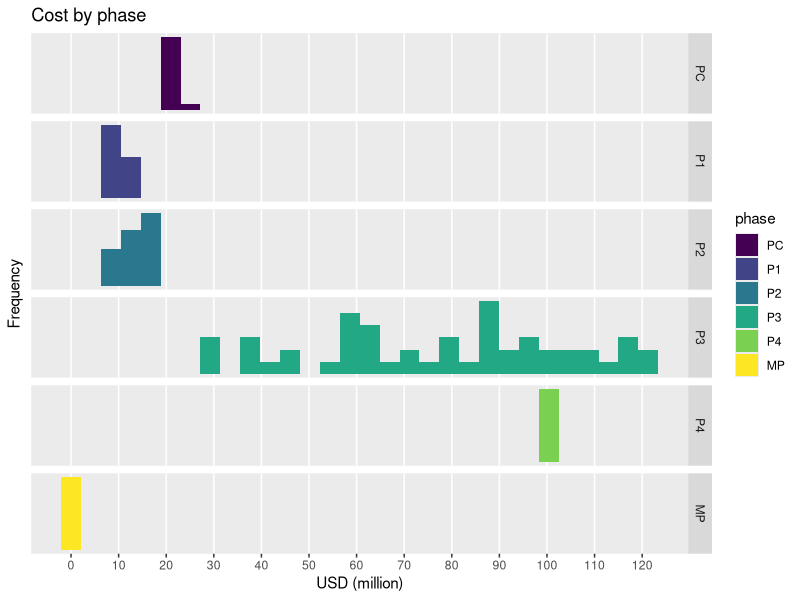
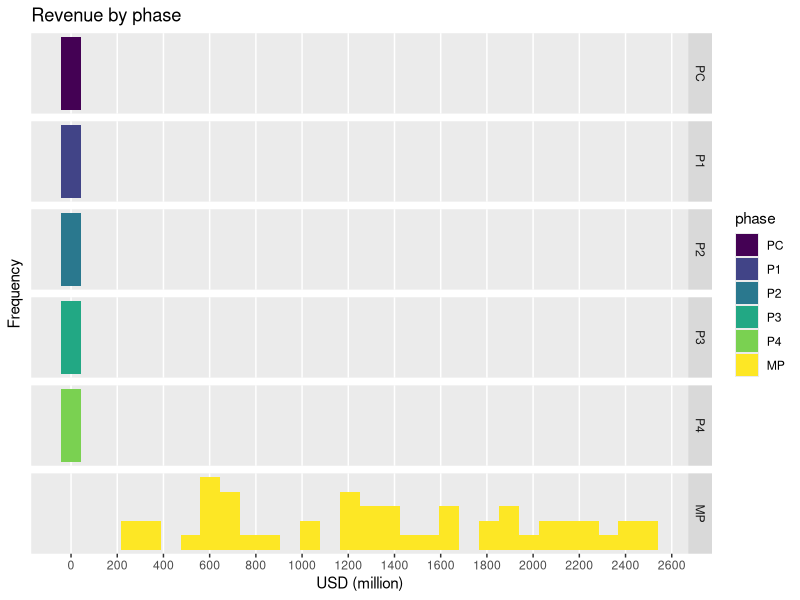
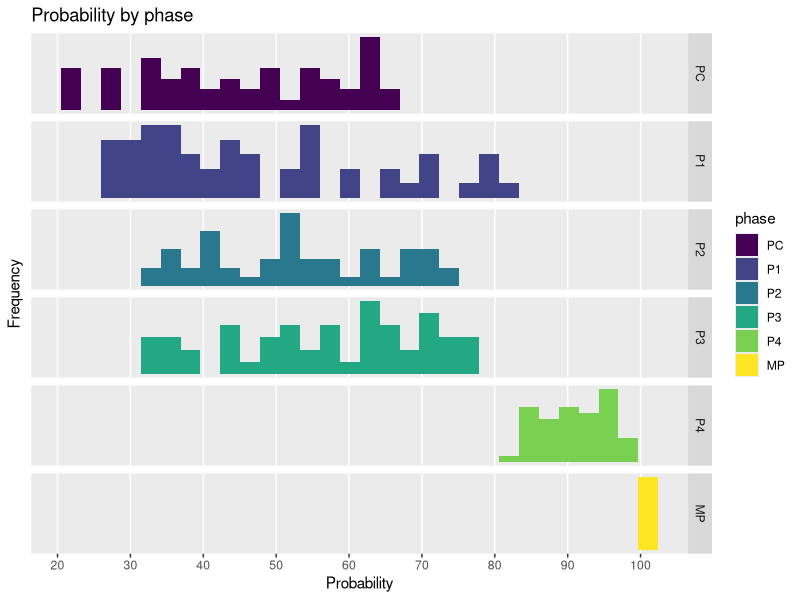
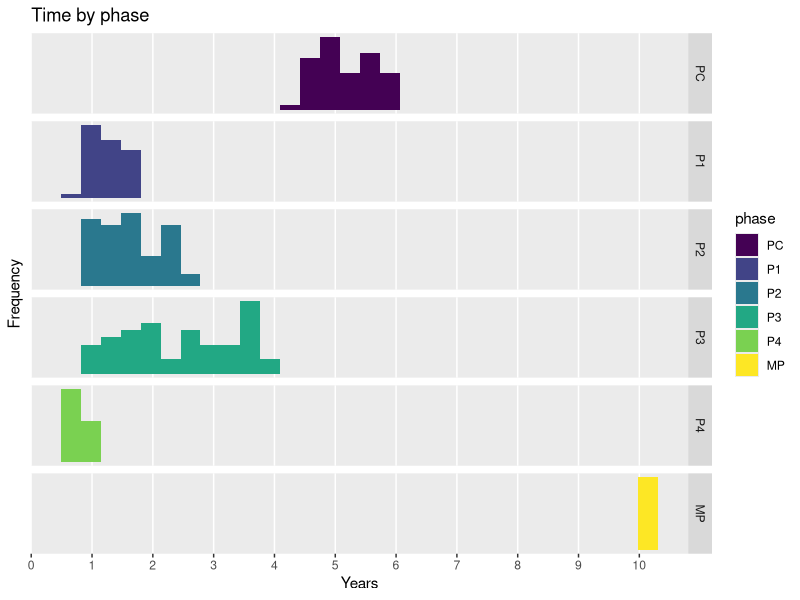
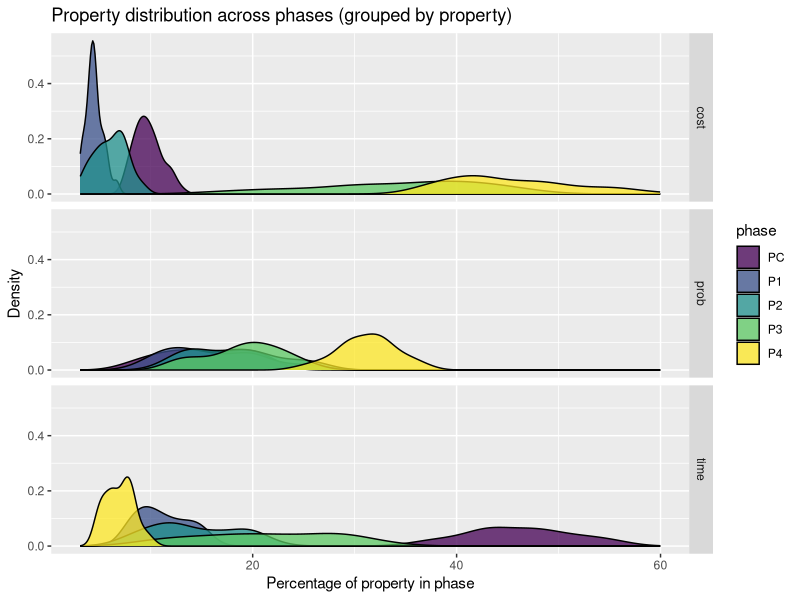
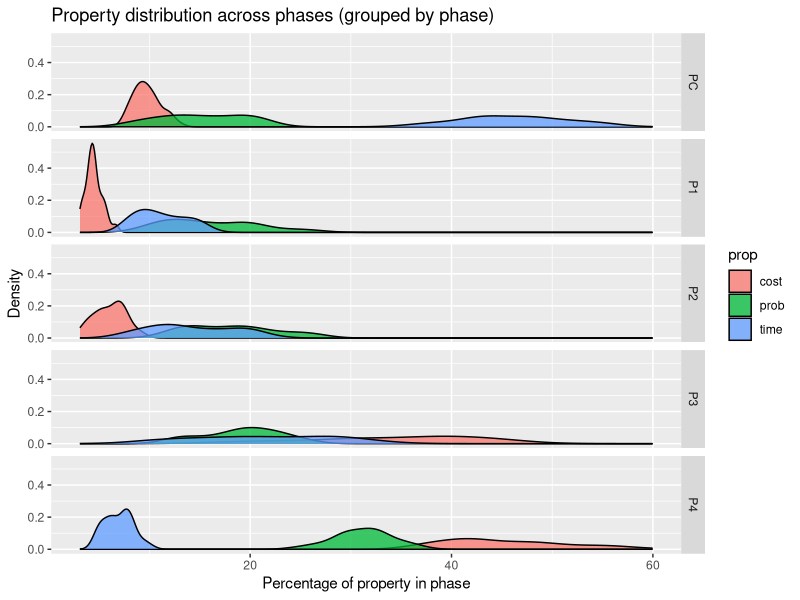
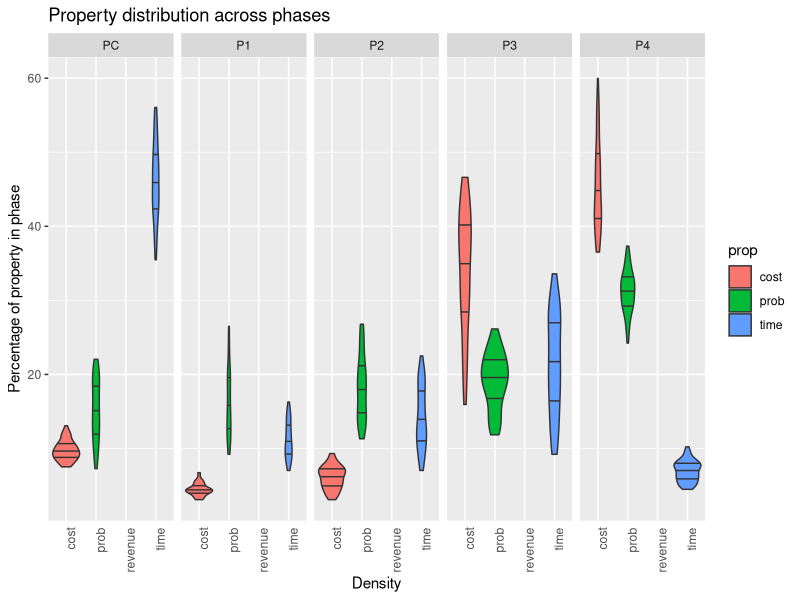
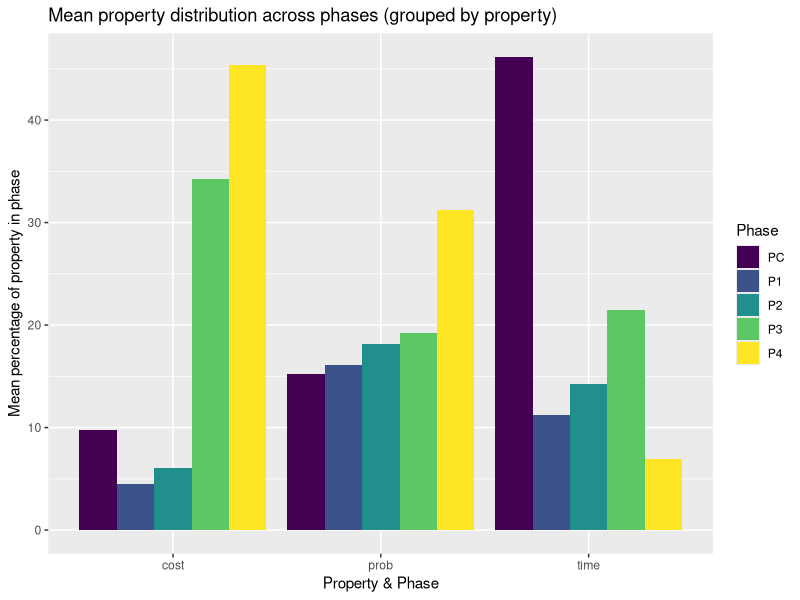

These figures' R source, in order:
# Dependencies
library(dplyr)
library(forcats)
library(ggplot2)
library(ggridges)
library(tidyr)

# Visual config
options(tibble.width = Inf) # Always print all tibble cols

# Data config
set.seed(1)
N     = 50
YEARS = 25


# Factors
PHASES <- c('PC','P1','P2','P3','P4','MP')


# ========= SAMPLING ================

# Same across all phases
discount.rate <- runif(N, 0.09, 0.24)

# Sample: Pre Clinical
pc <- tibble(subject=1:N, phase=factor('PC', levels=PHASES, ordered=TRUE))
pc$time             <- runif(N, min=4.3, max=6)
pc$cost             <- runif(N, min=19, max=23.2)
pc$revenue          <- rep(0, N)
pc$prob             <- runif(N, min=0.175, max=0.69)
pc$discount.rate    <- discount.rate

# Sample: Phase 1
p1 <- tibble(subject=1:N, phase=factor('P1', levels=PHASES, ordered=TRUE))
p1$time             <- runif(N, min=0.75, max=1.8)
p1$prob             <- runif(N, min=0.25, max=0.837)
p1$cost             <- runif(N, min=7.3, max=12)
p1$revenue          <- rep(0, N)
p1$discount.rate    <- discount.rate

# Sample: Phase 2
p2 <- tibble(subject=1:N, phase=factor('P2', levels=PHASES, ordered=TRUE))
p2$time             <- runif(N, min=0.75, max=2.5)
p2$revenue          <- rep(0, N)
p2$cost             <- runif(N, min=7.12, max=18.72)
p2$prob             <- runif(N, min=0.34, max=0.74)
p2$discount.rate    <- discount.rate

# Sample: Phase 3
p3 <- tibble(subject=1:N, phase=factor('P3', levels=PHASES, ordered=TRUE))
p3$cost             <- runif(N, min=26.88, max=121.68)
p3$prob             <- runif(N, min=0.314, max=0.786)
p3$time             <- runif(N, min=0.83, max=3.9)
p3$revenue          <- rep(0, N)
p3$discount.rate    <- discount.rate

# Sample: Phase 4
p4 <- tibble(subject=1:N, phase=factor('P4', levels=PHASES, ordered=TRUE))
p4$time             <- runif(N, min=0.5, max=1.04)
p4$prob             <- runif(N, min=0.83, max=0.99)
p4$cost             <- rep(98.297168, N)
p4$revenue          <- rep(0, N)
p4$discount.rate    <- discount.rate

# Sample: Market sales
sales <- tibble(subject=1:N, phase=factor('MP', levels=PHASES, ordered=TRUE))
sales$prob          <- 1
sales$cost          <- 0
sales$revenue       <- runif(N, min=218, max=2500)
sales$time          <- 10
sales$discount.rate <- discount.rate

# Combine all phases into single dataset
phases <- bind_rows(pc, p1, p2, p3, p4, sales)

# Group by subject
phases <- phases %>% group_by(subject)

# ========= END SAMPLING ================



# Add: timestamps to every observation
phases <- phases %>% mutate(t = cumsum(time) - time)

# Compute: precompute cashflow since it's used alot
phases$cashflow <- phases$revenue - phases$cost

# Compute: cumulative phase properties
phases <- phases %>% group_by(subject) %>%
  mutate(cum_cost = cumsum(cost),
         cum_revenue = cumsum(revenue),
         cum_time    = cumsum(time),
         cum_prob    = cumprod(prob))


# Compute: Cost/revenue slopes and offsets to allow computing discrete
# cashflows for years TODO: Separate market into separate dataset and then do
# the yearly2 calc for two datasets so that we don't have to deal with
# exceptions and instead simply assume that everything is either constantly or
# linearly distributed in the development and market data set respectively.
phases$cost.a     <- ifelse(phases$phase=='MP', ((phases$cost * 2 / (phases$time + 1)) / phases$time), 0)
phases$cost.b     <- ifelse(phases$phase=='MP', 0, (phases$cost / phases$time))
phases$revenue.a  <- ifelse(phases$phase=='MP', ((phases$revenue * 2 / (phases$time + 1)) / phases$time), 0)
phases$revenue.b  <- ifelse(phases$phase=='MP', 0, (phases$revenue / phases$time))
phases$prob.a     <- 0
phases$prob.b     <- phases$prob ^ (1/phases$time)


# Plot: phase property distributions
ggplot(phases, aes(cost, fill=phase)) +
  geom_histogram() +
  facet_grid(phase ~ ., scale='free_y') +
  theme(axis.text.y=element_blank(), axis.ticks.y=element_blank(),
        panel.grid.minor.y=element_blank(),
        panel.grid.minor.x=element_blank(),
        panel.grid.major.y=element_blank()) +
  scale_x_continuous(breaks = scales::pretty_breaks(n = 12)) +
  ggtitle('Cost by phase') + xlab('USD (million)') + ylab('Frequency')
ggplot(phases, aes(revenue, fill=phase)) +
  geom_histogram() +
  facet_grid(phase ~ ., scale='free_y') +
  theme(axis.text.y=element_blank(), axis.ticks.y=element_blank(),
        panel.grid.minor.y=element_blank(),
        panel.grid.minor.x=element_blank(),
        panel.grid.major.y=element_blank()) +
  scale_x_continuous(breaks = scales::pretty_breaks(n = 12)) +
  ggtitle('Revenue by phase') + xlab('USD (million)') + ylab('Frequency')
ggplot(phases, aes(prob*100, fill=phase)) +
  geom_histogram() +
  facet_grid(phase ~ ., scale='free_y') +
  theme(axis.text.y=element_blank(), axis.ticks.y=element_blank(),
        panel.grid.minor.y=element_blank(),
        panel.grid.minor.x=element_blank(),
        panel.grid.major.y=element_blank()) +
  scale_x_continuous(breaks = scales::pretty_breaks(n = 12)) +
  ggtitle('Probability by phase') + xlab('Probability') + ylab('Frequency')
ggplot(phases, aes(time, fill=phase)) +
  geom_histogram() +
  facet_grid(phase ~ ., scale='free_y') +
  theme(axis.text.y=element_blank(), axis.ticks.y=element_blank(),
        panel.grid.minor.y=element_blank(),
        panel.grid.minor.x=element_blank(),
        panel.grid.major.y=element_blank()) +
  scale_x_continuous(breaks = scales::pretty_breaks(n = 12)) +
  ggtitle('Time by phase') + xlab('Years') + ylab('Frequency')

# Transform: phase properties to long from wide
phase_props <- phases %>%
  filter(phase != 'MP') %>%
  select(1:6) %>%
  gather(key='prop', value='value', 3:6) %>%
  group_by(subject, prop) %>%
  mutate(total = sum(value),
         ratio = value / total) # NOTE: will cause NaN if 0/0

# Transform: cumulative phase properties to long from wide
cum_phase_props <- phases %>%
  filter(phase != 'MP') %>%
  select(c(1, 2, cum_cost:cum_prob)) %>%
  gather(key='prop', value='value', cum_cost:cum_prob)

# Plot: property distribution across phases
ggplot(filter(phase_props, !is.na(ratio)), aes(ratio*100, fill=phase)) +
  geom_density(alpha=0.75) +
  ggtitle('Property distribution across phases (grouped by property)') +
  facet_grid(prop ~ .) +
  xlab('Percentage of property in phase') + ylab('Density')
ggplot(phase_props, aes(ratio*100, fill=prop)) +
  geom_density(alpha=0.75) +
  ggtitle('Property distribution across phases (grouped by phase)') +
  facet_grid(phase ~ .) +
  xlab('Percentage of property in phase') + ylab('Density')
ggplot(phase_props, aes(x=prop,y=ratio*100, fill=prop)) +
  geom_violin(draw_quantiles=c(0.25, 0.5, 0.75)) +
  ggtitle('Property distribution across phases') +
  facet_grid(~ phase) +
  theme(axis.text.x = element_text(angle = 90, hjust = 1),
        axis.ticks.x=element_blank()) +
  ylab('Percentage of property in phase') + xlab('Density')

# Summarize: property distribution across phases
phase_props_summary <- phase_props %>%
  group_by(phase, prop) %>%
  summarise(ratio.mean = mean(ratio))

# Plot: summary of property distribution across phases
ggplot(filter(phase_props_summary, is.finite(ratio.mean)), aes(x=prop, y=ratio.mean * 100)) +
  geom_bar(stat='identity', aes(fill=phase), position='dodge') +
  labs(fill='Phase') +
  xlab('Property & Phase') + ylab('Mean percentage of property in phase') +
  ggtitle('Mean property distribution across phases (grouped by property)')

# Plot: cumulative properties per phase (density plot)
ggplot(filter(cum_phase_props, prop!='cum_revenue'),
       aes(value, fill=phase)) +
  facet_wrap(prop ~ ., scale='free', ncol=1) +
  geom_density(alpha=0.75) +
  theme(axis.text.y=element_blank(), axis.ticks.y=element_blank(),
        panel.grid.minor.y=element_blank(),
        panel.grid.minor.x=element_blank(),
        panel.grid.major.y=element_blank()) +
  scale_x_continuous(breaks = scales::pretty_breaks(n = 10)) +
  ggtitle('Cumulative properties by end of phase') +
  ylab('Frequency') + xlab(element_blank()) + labs(fill='Phase')

# Plot: cumulative properties per phase (violin plot)
ggplot(filter(cum_phase_props, prop!='cum_revenue'),
       aes(phase, value, fill=phase)) +
  geom_violin(draw_quantiles=c(0.25, 0.5, 0.75), alpha=0.75) +
  facet_wrap(prop ~ ., scale='free', ncol=1) +
  ggtitle('Cumulative properties by end of phase') +
  xlab('Phase') + ylab(element_blank()) + labs(fill='Phase')



# Transform: Cartesian product of phases (phase from phase)
phases_from_phases <- tibble()
for (from in PHASES) {
  pfp <- phases %>%
    filter(phase >= from) %>%
    group_by(subject) %>%
    transmute(phase = phase,
           from = factor(from, levels=PHASES, ordered=TRUE),
           time.to = cumsum(time) - time,
           # Compute: PVs
           cost.pv    = cost / ((1 + discount.rate) ^ time.to),
           revenue.pv = revenue / ((1 + discount.rate) ^ time.to))
  phases_from_phases <- bind_rows(phases_from_phases, pfp)
}


# Plot: PV of different properties from different phases (violin matrices)
ggplot(filter(phases_from_phases, cost.pv>0), aes(phase, cost.pv, fill=from)) +
  geom_violin(draw_quantiles=c(0.25, 0.5, 0.75), alpha=0.75) +
  ggtitle('Cost PV (present value) from the perspective of different phases') +
  facet_grid(rows=vars(from), cols=vars(phase), scales='free')
ggplot(filter(phases_from_phases, revenue.pv>0), aes(phase, revenue.pv, fill=from)) +
  geom_violin(draw_quantiles=c(0.25, 0.5, 0.75), alpha=0.75) +
  ggtitle('Revenue PV (present value) from the perspective of different phases')
  #facet_grid(rows=vars(from), cols=vars(phase), scales='free')
ggplot(filter(phases_from_phases, (revenue.pv-cost.pv)!=0), aes(phase, (revenue.pv-cost.pv), fill=from)) +
  geom_violin(draw_quantiles=c(0.25, 0.5, 0.75), alpha=0.75) +
  ggtitle('PV (present value) from the perspective of different phases') +
  facet_grid(rows=vars(from), cols=vars(phase), scales='free')

# Plot: PV of different properties from different phases (density plots)
# TODO: Why is P4 from P4 not a single line since it's a constant value?
# SOLUTION: Increase bandwidth (bw). Not sure if it's an appropriate solution
# though. Or switch to histograms.
phases_from_phases %>% filter(cost.pv > 0) %>%
  ggplot(aes(cost.pv, fill=from)) +
  geom_density(alpha=0.3) +
  ggtitle('Cost PV (present value) from the perspective of different phases') +
  facet_grid(phase ~ ., scales='free_y') +
  theme(axis.text.y = element_blank(), axis.ticks.y = element_blank()) +
  xlab('PV (million USD)') + ylab('Density')
phases_from_phases %>% filter(revenue.pv > 0) %>%
  ggplot(aes(revenue.pv, fill=from)) +
  geom_density(alpha=0.3) +
  ggtitle('Revenue PV (present value) from the perspective of different phases') +
  facet_grid(phase ~ ., scales='free_y') +
  theme(axis.text.y = element_blank(), axis.ticks.y = element_blank()) +
  xlab('PV (million USD)') + ylab('Density')


# Transform: PV means per view
phases_from_phases_summary <- phases_from_phases %>% group_by(phase, from) %>%
  summarise(revenue.pv.mean  = mean(revenue.pv),
            cost.pv.mean     = mean(cost.pv),
            time.to.mean     = mean(time.to))

# Plot: mean PVs of props for phases from phases
phases_from_phases_summary %>%
  filter(cost.pv.mean > 0) %>%
  ggplot(aes(phase, cost.pv.mean)) +
  geom_bar(stat='identity', aes(fill=from), position='dodge') + ylab('PV (cost)') +
  ggtitle('Mean cost PV of phase from the perspective of different phases')

phases_from_phases_summary %>%
  ggplot(aes(phase, (revenue.pv.mean - cost.pv.mean))) +
  geom_bar(stat='identity', aes(fill=from), position='dodge') + ylab('PV (cashflow)') +
  ggtitle('Mean cashflow PV of phase from the perspective of different phases')

# TODO: This plot feels out of place, and if this is plotted I guess remaining
# probability should be plotted as well.
phases_from_phases_summary %>%
  filter(time.to.mean > 0) %>%
  ggplot(aes(phase, time.to.mean)) +
  geom_bar(stat='identity', aes(fill=from), position='dodge') + ylab('Time to') +
  ggtitle('Mean time remaining to different phases from different phases')


# Transform: To cashflows over time (phase yearly)
phase_years <- tibble()
for (x in 1:ceiling(max(phases$time) + 1)) {
  # Prepare
  within_phase   <- x <= phases$time
  not_whole_year <- x-phases$time>0 & x-phases$time<1
  #base_cashflow      <- ifelse(within_phase, phases$cashflow.a * x + phases$cashflow.b, 0)
  #remainder_cashflow <- ifelse(not_whole_year, (phases$time-floor(phases$time))*(phases$cashflow/phases$time), 0)
  base_cost          <- ifelse(within_phase, phases$cost.a * x + phases$cost.b, 0)
  remainder_cost     <- ifelse(not_whole_year, (phases$time-floor(phases$time))*(phases$cost/phases$time), 0)
  base_revenue       <- ifelse(within_phase, phases$revenue.a * x + phases$revenue.b, 0)
  remainder_revenue  <- ifelse(not_whole_year, (phases$time-floor(phases$time))*(phases$revenue/phases$time), 0)
  base_prob          <- ifelse(within_phase, phases$prob.a * x + phases$prob.b, 0)
  remainder_prob     <- ifelse(not_whole_year, phases$prob / ((phases$prob.a*x+phases$prob.b) ^ floor(phases$time)), 0)
  # NOTE: The remainder is computed by assuming that the value is evenly
  # distributed over the whole phase (i.e. constantly). If this is not true
  # then the remainder will be incorrectly computed. However, since we assume
  # that phase properties are indeed constantly distributed over the course of
  # the phase, it is not a problem for phase properties. While we do assume
  # that market sales grow linearly this is not a problem since there will be
  # no remainder given that we assume that all markets span 10 years. However,
  # please be very careful and make sure you get this right!!
  # NOTE: This computation is a bit odd since there will never be a base
  # cashflow and a remainder at the same time.
  # Make data frame
  discount.rate  <- phases$discount.rate
  time           <- phases$time
  cost           <- base_cost + remainder_cost
  revenue        <- base_revenue + remainder_revenue
  prob           <- base_prob + remainder_prob
  subject        <- phases$subject
  phase.year     <- x
  phase          <- phases$phase
  t              <- phases$t + phase.year - 1
  df             <- tibble(subject, phase.year, t, phase, cost, revenue, prob, time, discount.rate)
  df             <- df[cost != 0 | revenue != 0 | prob > 0, ] # No need to keep years without cashflow
  phase_years    <- bind_rows(phase_years, df)
}

# Plot: Property per phase year of different phases


# Plot: cumulative properties per phase (violin plot)
ggplot(filter(phase_years, cost > 0), aes(as.factor(phase.year), cost)) +
  geom_violin(draw_quantiles=c(0.25, 0.5, 0.75), alpha=0.75) +
  facet_grid(rows=vars(phase), cols=vars(as.factor(phase.year)), scales='free') +
  theme(panel.grid.major.x=element_blank(),
        panel.grid.minor.y=element_blank(),
        axis.ticks.x=element_blank(),
        axis.text.x=element_blank()) +
  ylab('USD (million)') +
  xlab('Year in phase (note: phase duration vary across projects and phases)') +
  ggtitle('Cost per year in phase')
ggplot(filter(phase_years, prob < 1), aes(as.factor(phase.year), prob*100)) +
  geom_violin(draw_quantiles=c(0.25, 0.5, 0.75), alpha=0.75) +
  facet_grid(rows=vars(phase), cols=vars(as.factor(phase.year)), scales='free') +
  theme(panel.grid.major.x=element_blank(),
        panel.grid.minor.y=element_blank(),
        axis.ticks.x=element_blank(),
        axis.text.x=element_blank()) +
  ylab('USD (million)') +
  xlab('Year in phase (note: phase duration vary across projects and phases)') +
  ggtitle('Probability of success per year in phase')
ggplot(filter(phase_years, revenue > 0), aes(as.factor(phase.year), revenue)) +
  geom_violin(draw_quantiles=c(0.25, 0.5, 0.75), alpha=0.75) +
  facet_grid(rows=vars(phase), cols=vars(as.factor(phase.year)), scales='free') +
  theme(panel.grid.major.x=element_blank(),
        panel.grid.minor.y=element_blank(),
        axis.ticks.x=element_blank(),
        axis.text.x=element_blank()) +
  ylab('USD (million)') +
  xlab('Year in phase (note: phase duration vary across projects and phases)') +
  ggtitle('Revenue per year in phase')


# Summarize: phase_years
phase_years_summary <- phase_years %>% group_by(subject, phase) %>%
  arrange(phase.year) %>%
  mutate(cum.phase.cost     = cumsum(cost),
         cum.phase.revenue  = cumsum(revenue),
         cum.phase.cashflow = cumsum(revenue - cost),
         ) %>%
  group_by(phase, phase.year) %>%
  summarise(revenue.mean  = mean(revenue),
            cost.mean     = mean(cost),
            cashflow.mean = mean(revenue - cost),
            cum.phase.revenue.mean  = mean(cum.phase.revenue),
            cum.phase.cost.mean     = mean(cum.phase.cost),
            cum.phase.cashflow.mean = mean(cum.phase.revenue - cum.phase.cost),
            )

# Plot: PVs from different views in matrix
sub <- phase_years_summary
ggplot(sub, aes(x=sub$phase, y=sub$phase.year, z=sub$cost.mean)) +
  geom_tile(aes(fill =sub$cost.mean)) +
  theme_minimal() +
  scale_fill_gradient(low='lightgrey', high='red', name='USD\n(million)') +
  xlab('Phase') + ylab('Year') +
  ggtitle('Mean cost per phase year')
ggplot(sub, aes(x=sub$phase, y=sub$phase.year, z=sub$revenue.mean)) +
  geom_tile(aes(fill =sub$revenue.mean)) +
  theme_minimal() +
  scale_fill_gradient(low='lightgrey', high='darkgreen', name='USD\n(million)') +
  xlab('Phase') + ylab('Year') +
  ggtitle('Mean revenue per phase year')
ggplot(sub, aes(x=sub$phase, y=sub$phase.year, z=sub$cum.phase.cost.mean)) +
  geom_tile(aes(fill =sub$cum.phase.cost.mean)) +
  theme_minimal() +
  scale_fill_gradient(low='lightgrey', high='red', name='USD\n(million)') +
  xlab('Phase') + ylab('Year') +
  ggtitle('Mean cumulative cost per phase year')


# Transform: Phase years from different phases
phase_years_from_phases <- tibble()
for (from in PHASES) {
  pyfp <- phase_years %>% filter(phase >= from) %>%
    group_by(subject) %>%
    arrange(subject, t) %>%
    mutate(from        = factor(from, levels=PHASES, ordered=TRUE),
           time.to     = t - min(t),
           cum.cost    = cumsum(cost),
           cum.revenue = cumsum(revenue),
           cost.pv     = cost / ((1 + discount.rate) ^ time.to),
           revenue.pv  = revenue / ((1 + discount.rate) ^ time.to),
           cost.npv    = cumsum(cost.pv),
           revenue.npv = cumsum(revenue.pv),
           year        = floor(time.to)
           )
  phase_years_from_phases <- bind_rows(phase_years_from_phases, pyfp)
}


# Plot: Yearly data from different phases)
for (ph in PHASES) {
  sub <- filter(phase_years_from_phases, from == ph)
  # Cost
  boxplot(data=sub, cost ~ year, xlab='Year', ylab='USD (million)', las=1, main=sprintf('Cost per year from %s', ph))
  boxplot(data=sub, -cost.pv ~ year, xlab='Year', ylab='USD (million)', las=1, main=sprintf('Cost PV of future years from %s', ph))
  boxplot(data=sub, -cost.npv ~ year, xlab='Exit Year', ylab='USD (million)', las=1, main=sprintf('Cost NPV (cumulative PV) per year from %s', ph))
  # Revenue
  boxplot(data=sub, revenue ~ year, xlab='Year', ylab='USD (million)', las=1, main=sprintf('Revenue per year from %s', ph))
  boxplot(data=sub, revenue.pv ~ year, xlab='Year', ylab='USD (million)', las=1, main=sprintf('Revenue PV of future years from %s', ph))
  boxplot(data=sub, revenue.npv ~ year, xlab='Exit Year', ylab='USD (million)', las=1, main=sprintf('Revenue NPV (cumulative PV) per year from %s', ph))
  # Cashflow
  boxplot(data=sub, (revenue - cost) ~ year, xlab='Year', ylab='USD (million)', las=1, main=sprintf('Cashflow per year from %s', ph))
  boxplot(data=sub, (revenue.pv - cost.pv) ~ year, xlab='Year', ylab='USD (million)', las=1, main=sprintf('Cashflow PV of future years from %s', ph))
  boxplot(data=sub, (revenue.npv - cost.npv) ~ year, xlab='Exit Year', ylab='USD (million)', las=1, main=sprintf('Cashflow NPV (cumulative PV) per year from %s', ph))
  # Prob
  boxplot(data=sub, prob*100 ~ year, xlab='Year', ylab='Probability (%)', las=1, main=sprintf('Technical probability of success, per year from %s', ph))
}


for (ph in PHASES) {
  sub <- phase_years_from_phases %>%
    group_by(subject) %>%
    filter(from == ph) %>%
    filter(year == max(year)) %>%
    summarise(cost.npv = tail(cost.npv, n=1),
              revenue.npv = tail(revenue.npv, n=1),
              cashflow.npv = tail(revenue.npv, n=1) - tail(cost.npv, n=1)
              )

  print(ggplot(sub, aes(from, cashflow.npv)) +
    geom_violin(draw_quantiles=c(0.25, 0.5, 0.75), alpha=0.5) +
    ggtitle('Final year NPV from PC'))

  print(ggplot(sub, aes(cashflow.npv)) + geom_histogram(aes(y=..density..)) + geom_density(col=2))
}

sub <- phase_years_from_phases %>%
  group_by(subject, from) %>%
  filter(year == max(year)) %>%
  summarise(cashflow.npv = tail(revenue.npv, n=1) - tail(cost.npv, n=1),
            cum.cashflow = tail(cum.revenue, n=1) - tail(cum.cost, n=1),
            )

ggplot(sub, aes(cum.cashflow, from)) +
  geom_density_ridges(quantile_lines = TRUE) +
  scale_x_continuous(breaks = scales::pretty_breaks(n = 10)) +
  ggtitle('Cumulative cashflow density from different starting phases') +
  xlab('Cumulative cashflow (million USD)') + ylab('Starting Phase')

ggplot(sub, aes(cashflow.npv, from)) +
  geom_density_ridges(quantile_lines = TRUE) +
  scale_x_continuous(breaks = scales::pretty_breaks(n = 10)) +
  ggtitle('NPV density from different starting phases') +
  xlab('NPV') + ylab('Starting Phase')

sub <- phase_years_from_phases %>%
  filter(from == 'PC') %>%
  group_by(subject, year) %>%
  summarise(cashflow.npv = tail(revenue.npv, n=1) - tail(cost.npv, n=1))

  ggplot(sub, aes(cashflow.npv, as.factor(year))) +
  geom_density_ridges(quantile_lines = TRUE) +
  scale_x_continuous(breaks = scales::pretty_breaks(n = 10)) +
  ggtitle('NPV density at different exit years, starting from PC') +
  xlab('NPV') + ylab('Exit year')

sub <- phase_years_from_phases %>%
  filter(from == 'PC') %>%
  group_by(subject, phase) %>%
  summarise(cashflow.npv = tail(revenue.npv, n=1) - tail(cost.npv, n=1))

  ggplot(sub, aes(cashflow.npv, phase)) +
  geom_density_ridges(quantile_lines = TRUE) +
  scale_x_continuous(breaks = scales::pretty_breaks(n = 10)) +
  ggtitle('NPV density when exiting at the end(?) of different phases, starting from PC') +
  xlab('NPV') + ylab('Exit year')


# Summarize: phase_years_from_phases
phase_years_from_phases_summary <- phase_years_from_phases %>%
  group_by(from, year) %>%
  summarise(cost.mean     = mean(cost),
            revenue.mean  = mean(revenue),
            cashflow.mean = mean(revenue - cost),
            cum.cost.mean     = mean(cum.cost),
            cum.revenue.mean  = mean(cum.revenue),
            cum.cashflow.mean = mean(cum.revenue - cum.cost),
            cost.pv.mean     = mean(cost.pv),
            revenue.pv.mean  = mean(revenue.pv),
            cashflow.pv.mean = mean(revenue.pv - cost.pv),
            cost.npv.mean     = mean(cost.npv),
            revenue.npv.mean  = mean(revenue.npv),
            cashflow.npv.mean = mean(revenue.npv - cost.npv),
            )

# Plot: Properties by year from phase
ggplot(phase_years_from_phases_summary, aes(x=from, y=year, z=-cost.mean)) +
  geom_tile(aes(fill=-cost.mean)) +
  theme_minimal() +
  scale_fill_gradient(low='red', high='grey90', name='USD\n(million)') +
  xlab('Phase used as starting point') + ylab('Year') +
  ggtitle('Mean yearly costs from different phases')
ggplot(phase_years_from_phases_summary, aes(x=from, y=year, z=revenue.mean)) +
  geom_tile(aes(fill=revenue.mean)) +
  theme_minimal() +
  scale_fill_gradient(low='grey90', high='darkgreen', name='USD\n(million)') +
  xlab('Phase used as starting point') + ylab('Year') +
  ggtitle('Mean yearly revenues from different phases')
ggplot(phase_years_from_phases_summary, aes(x=from, y=year, z=cashflow.mean)) +
  geom_tile(aes(fill=cashflow.mean)) +
  theme_minimal() +
  scale_fill_gradient2(low='red', mid='grey90', high='darkgreen', name='USD\n(million)') +
  xlab('Phase used as starting point') + ylab('Year') +
  ggtitle('Mean yearly cashflows from different phases')

# Plot: PV by year from phase
ggplot(phase_years_from_phases_summary, aes(x=from, y=year, z=-cost.pv.mean)) +
  geom_tile(aes(fill=-cost.pv.mean)) +
  theme_minimal() +
  scale_fill_gradient(low='red', high='grey90', name='USD\n(million)') +
  xlab('Phase used as starting point') + ylab('Year') +
  ggtitle('Mean PV of future costs from different phases')
ggplot(phase_years_from_phases_summary, aes(x=from, y=year, z=revenue.pv.mean)) +
  geom_tile(aes(fill=revenue.pv.mean)) +
  theme_minimal() +
  scale_fill_gradient(low='grey90', high='darkgreen', name='USD\n(million)') +
  xlab('Phase used as starting point') + ylab('Year') +
  ggtitle('Mean PV of future revenues from different phases')
ggplot(phase_years_from_phases_summary, aes(x=from, y=year, z=cashflow.pv.mean)) +
  geom_tile(aes(fill=cashflow.pv.mean)) +
  theme_minimal() +
  scale_fill_gradient2(low='red', mid='grey90', high='darkgreen', name='USD\n(million)') +
  xlab('Phase used as starting point') + ylab('Year') +
  ggtitle('Mean PV of future cashflows from different phases')

# Plot: Cumulative properties by year from phase
ggplot(phase_years_from_phases_summary, aes(x=from, y=year, z=-cum.cost.mean)) +
  geom_tile(aes(fill=-cum.cost.mean)) +
  theme_minimal() +
  scale_fill_gradient(low='red', high='grey90', name='USD\n(million)') +
  xlab('Phase used as starting point') + ylab('Year') +
  ggtitle('Mean cumulative costs by year from different phases')
ggplot(phase_years_from_phases_summary, aes(x=from, y=year, z=cum.revenue.mean)) +
  geom_tile(aes(fill=cum.revenue.mean)) +
  theme_minimal() +
  scale_fill_gradient(low='grey90', high='darkgreen', name='USD\n(million)') +
  xlab('Phase used as starting point') + ylab('Year') +
  ggtitle('Mean cumulative revenues by year from different phases')
ggplot(phase_years_from_phases_summary, aes(x=from, y=year, z=cum.cashflow.mean)) +
  geom_tile(aes(fill=cum.cashflow.mean)) +
  theme_minimal() +
  scale_fill_gradient2(low='red', mid='grey90', high='darkgreen', name='USD\n(million)') +
  xlab('Phase used as starting point') + ylab('Year') +
  ggtitle('Mean cumulative cashflows by year from different phases')

# Plot: NPV by year from phase
ggplot(phase_years_from_phases_summary, aes(x=from, y=year, z=-cost.npv.mean)) +
  geom_tile(aes(fill=-cost.npv.mean)) +
  theme_minimal() +
  scale_fill_gradient(low='red', high='grey90', name='USD\n(million)') +
  xlab('Phase used as starting point') + ylab('Year') +
  ggtitle('Mean NPV (costs only) of future exit points starting from different phases')
ggplot(phase_years_from_phases_summary, aes(x=from, y=year, z=revenue.npv.mean)) +
  geom_tile(aes(fill=revenue.npv.mean)) +
  theme_minimal() +
  scale_fill_gradient(low='grey90', high='darkgreen', name='USD\n(million)') +
  xlab('Phase used as starting point') + ylab('Year') +
  ggtitle('Mean NPV (revenues only) of future exit points starting from different phases')
ggplot(phase_years_from_phases_summary, aes(x=from, y=year, z=cashflow.npv.mean)) +
  geom_tile(aes(fill=cashflow.npv.mean)) +
  theme_minimal() +
  scale_fill_gradient2(low='red', mid='grey90', high='darkgreen', name='USD\n(million)') +
  xlab('Phase used as starting point') + ylab('Year') +
  ggtitle('Mean NPV of future exit points starting from different phases')
